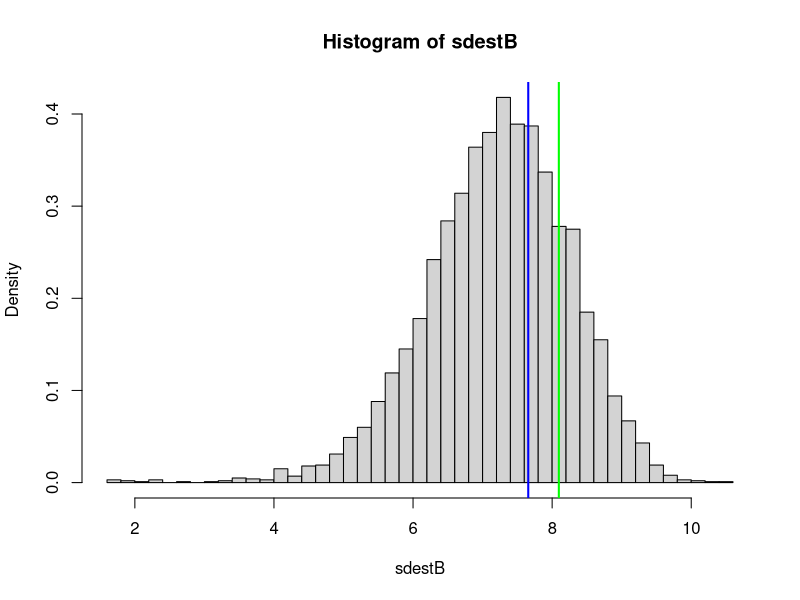
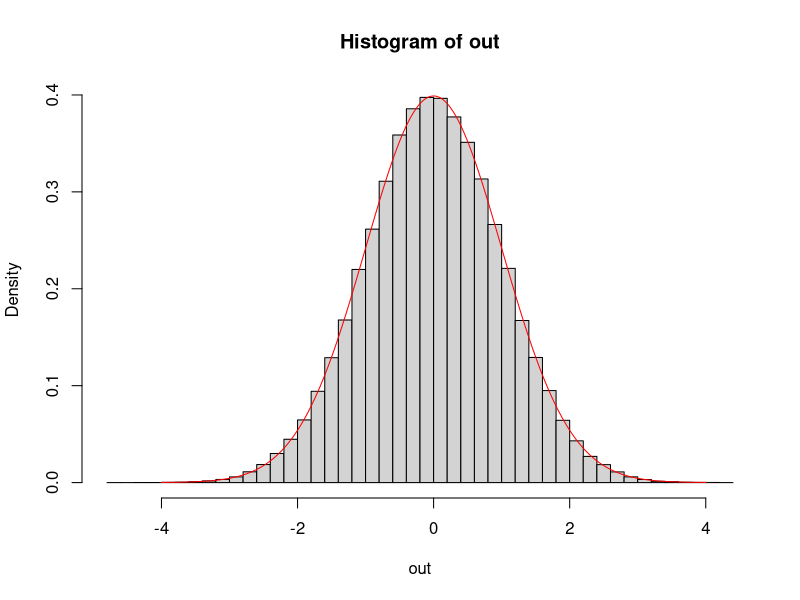
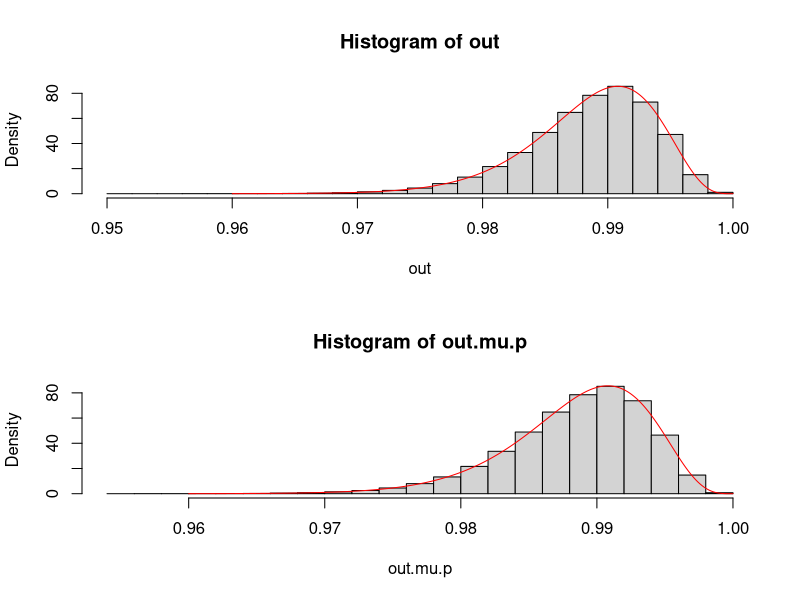
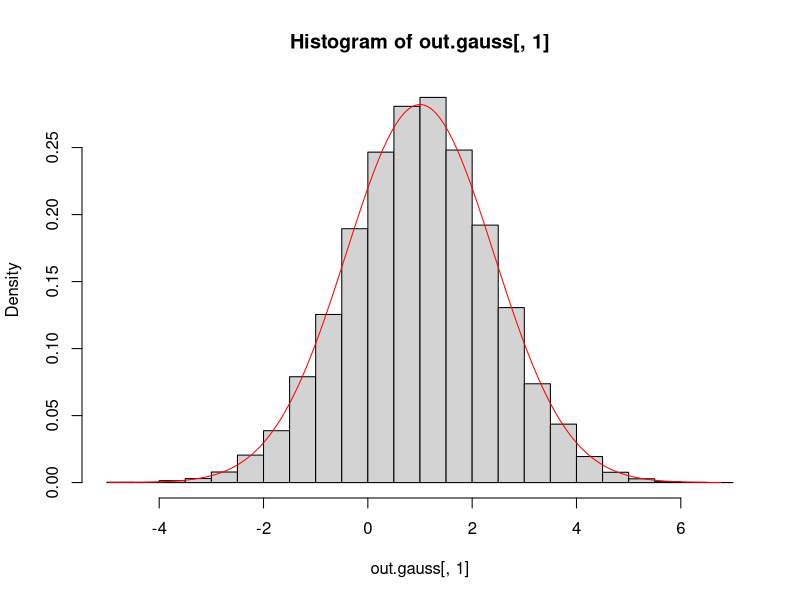
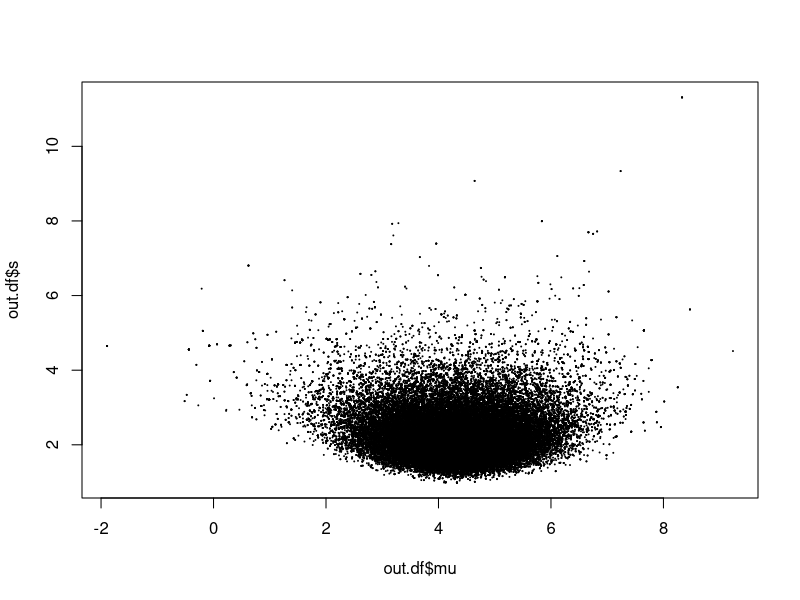

The R script that drew these images, in order:
#
# R-code for exercise set 6
#
rm(list=ls())

### Problem 0

# Bootstrap estimate for standard deviation and bias of the standard deviation
hardness <- c(168,185,164,182,169,181,172,185,172,180)
n <- length(hardness)

B <- 5000
sdestB <- numeric(B)
for(i in 1:B)
  sdestB[i] <- sd(sample(hardness,size=n,replace = TRUE))
hist(sdestB,prob=TRUE,nclass=sqrt(B)/2)
abline(v=sd(hardness),col="blue",lwd=2)
# Standard error
sd(sdestB)
# Bias
bias <- mean(sdestB)-sd(hardness)
bias
# Estimate
sd(hardness)
# Bias correted estimate
sd(hardness)-bias
abline(v=sd(hardness)-bias,col="green",lwd=2)




### Bootstrap confidence intervals for standard deviation
# Standard normal
error <- qnorm(0.975)*sd(sdestB)
lowerS <- sd(hardness)-error
upperS <- sd(hardness)+error

# Basic
lowerB <- 2*sd(hardness)-quantile(sdestB,0.975)
upperB <- 2*sd(hardness)-quantile(sdestB,0.025)

# Percentile
lowerP <- quantile(sdestB,0.025)
upperP <- quantile(sdestB,0.975)


method <- c("Standard normal","Basic","Percentile")
lowerCI <- round(as.vector(c(lowerS,lowerB,lowerP)),2)
upperCI <- round(as.vector(c(upperS,upperB,upperP)),2)
rbind(method,lowerCI,upperCI)


# Exact interval for standard deviation  under normal assumption
lowerSD <- sqrt((n-1)*sd(hardness)^2/qchisq(0.975,df=n-1))
upperSD <- sqrt((n-1)*sd(hardness)^2/qchisq(0.025,df=n-1))


method <- c("Standard normal","Basic","Percentile","Exact")
lowerCI <- round(as.vector(c(lowerS,lowerB,lowerP,lowerSD)),2)
upperCI <- round(as.vector(c(upperS,upperB,upperP,upperSD)),2)
rbind(method,lowerCI,upperCI)


# The same using the using the boot function (see appendix B1)
library(boot)
sdestfunc <- function(data,i)   # Need to write the estimator like this to use the boot function
  sd(data[i])
boot.obj <- boot(data=hardness,statistic = sdestfunc,R=5000)
boot.obj
boot.ci(boot.obj,type=c("norm","basic","perc","bca"))




#
# Problem 1
#

# new or changed lines are marked with #NEW#

# general 1d Gaussian proposal random walk MH
oneD.RWMH.mod <- function(lprob, #notice log-density kernel!
                      sigma=1.0,
                      theta1=0.0,
                      n.iter=10000){
  # space for output
  output <- numeric(n.iter)
  # first iterate given
  output[1] <- theta1
  lp.old <- lprob(theta1)  #NEW# evaluate at first iterate
  # main iteration loop
  for(t in 2:n.iter){
    # proposal
    thetaStar <- output[t-1] + rnorm(1,sd=sigma)
    # accept probability, for numerical stability we compute
    lp.star <- lprob(thetaStar) #NEW# evaluate at proposal
    # the log-accept prob, and then take exp
    alpha <- exp(min(0.0,lp.star-lp.old)) #NEW# use precalculated lprobs
    # accept/reject step
    if(runif(1)<alpha && is.finite(alpha)){
      output[t] <- thetaStar
      lp.old <- lp.star #NEW# update, "this iteration will be the old in next iteration"
    } else {
      output[t] <- output[t-1]
    }
  }
  print(paste0("RWMH done, accept prob : ",mean(abs(diff(output))>1.0e-14)))
  return(output)
} 

# test the modified implementation using standard normal
# target distribution
lprob <- function(x){return(-0.5*x^2)}
# run with many iterations
out <- oneD.RWMH.mod(lprob,sigma=2.4,theta1=0.0,n.iter=500000)
hist(out,probability = TRUE,breaks=50)
xg <- seq(from=-4,to=4,length.out = 1000)
lines(xg,dnorm(xg),col="red") 
# I.e. looks like nothing was broken...


#
# Problem 2
#

# p-target
lprob.p <- function(p){
  if(p<0.0 || p>1.0) return(-1e100) 
  return(431.0*log(p) + 4.0*log(1.0-p))
}
# run RWMH and compare to reference
out <- oneD.RWMH.mod(lprob.p,sigma=0.02,theta1=0.99,n.iter=500000)
# sigma = 0.02 seems like a good choice
par(mfrow=c(2,1))
hist(out,probability = TRUE)
xg <- seq(from=0.96,to=1.0,length.out = 1000)
lines(xg,dbeta(xg,shape1=432,shape2=5),col="red")
# looks correct, 

# mu-target
lprob.mu <- function(mu){
  if(mu<0.0) return(-1.0e100)
  return(431.0*log(mu/(1.0+mu)) - 6.0*log(1.0+mu))
}

out.mu  <- oneD.RWMH.mod(lprob.mu,sigma=150.0,theta1=0.99/(1.0-0.99),n.iter=500000)
# sigma=150 seems like a reasonable choice


#inverse transformation to obtain p from mu:
out.mu.p <- out.mu/(1.0+out.mu)

# plot transformed samples
hist(out.mu.p,probability = TRUE)
lines(xg,dbeta(xg,shape1=432,shape2=5),col="red")
# also looks correct

#
# Problem 3
#

# bivariate RWMH method
twoDRWMH <- function(lprob, # log-probability density kernel
                     Sigma=diag(2), # default proposal covariance = identity matrix
                     theta1=c(0.0,0.0), # default initial configuration
                     n.iter=10000){
  # allocate output space
  out <- matrix(0.0,n.iter,2)
  out[1,] <- theta1
  
  # store old lprob
  lp.old <- lprob(theta1)
  
  # cholesky factorization of Sigma for fast sampling
  L <- t(chol(Sigma)) #lower triangular factor
  
  # accept counter
  Nacc <- 0
  # main iteration loop
  for(i in 2:n.iter){
    # proposal
    thetaStar <- out[(i-1),] + L%*%rnorm(2)
    
    # evaluate
    lp.star <- lprob(thetaStar)
    
    # accept prob
    alpha <- exp(min(0.0,lp.star-lp.old))
    
    # accept/reject
    if(runif(1)<alpha && is.finite(alpha)){
      # accept
      out[i,] <- thetaStar
      lp.old <- lp.star
      Nacc <- Nacc+1
    } else {
      out[i,] <- out[(i-1),]      
    }
  } # main iteration loop
  
  print(paste0("RWMH done, accept rate : ",Nacc/(n.iter-1)))
  return(out)
} # function

# tests of the function

P <- matrix(c(1,1,1,2),2,2)
m <- c(1.0,-1.0)
Pinv <- solve(P)

### test 1 - bivariate normal distribution
lp_gauss <- function(x){return(-0.5*t(x-m)%*%P%*%(x-m))}

out.gauss <- twoDRWMH(lp_gauss,Sigma=2.4*Pinv,
                      theta1 = m,n.iter=100000)
# estimated mean
colMeans(out.gauss) 
m

# estimated covariance
cov(out.gauss)
Pinv

# check x1 marginal (should N(m[1],Pinv[1,1])) 
par(mfrow=c(1,1))
hist(out.gauss[,1],probability = TRUE)
xg <- seq(from=min(out.gauss[,1]),to=max(out.gauss[,1]),length.out = 1000)
lines(xg,dnorm(xg,mean=m[1],sd=sqrt(Pinv[1,1])),col="red")

### test 2 - t-distribution

lp_t <- function(x){return(-3.0*log(1.0+0.25*t(x-m)%*%P%*%(x-m)))}

out.t <- twoDRWMH(lp_t,Sigma=3.0*Pinv,
                      theta1 = m,n.iter=100000)
# check mean (should be = m)
colMeans(out.t) 
m

# check covariance (should be nu/(nu-2)*Pinv = 2*Pinv)
cov(out.t)
2*Pinv


#
#  Problem 4
#

# from exercise text
y <- c(1.2, 6.3, 5.4, 3.4, 7.5, 4.8, 1.9)
lprob <- function(theta){
  mu <- theta[1]
  tau <- theta[2] 
  if(tau<0.0) return(-1e100) # log target effectively - infinity for negative tau
  s.dev <- sqrt(1.0/tau)
  loglike <- sum(dnorm(y,mean=mu,sd=s.dev,log=TRUE)) 
  mu.log.pri <- dnorm(mu,mean=0,sd=10,log=TRUE) 
  tau.log.pri <- -tau # = log(exp(-tau)) 
  return(loglike+mu.log.pri+tau.log.pri) 
}

# run RWMH sampler from previous point
Sig <- matrix(c(0.8,0.0,0.0,0.014),2,2) # obtained from initial run with identity proposal cov
out.mu.tau <- twoDRWMH(lprob=lprob,Sigma=2.0*Sig,theta1 = c(mean(y),1.0/var(y)),n.iter = 100000)
# OK tuning

# make data frame for easier presentation
out.sigma <- 1.0/sqrt(out.mu.tau[,2])
out.df <- data.frame(out.mu.tau,out.sigma)
colnames(out.df) <- c("mu","tau","s")
# print summary statistics
summary(out.df)
# print standard deviations
print("standard deviations : ")
sqrt(diag(var(out.df)))


#scatterplot
plot(out.df$mu,out.df$s,pch=20,cex=0.1)

# credible interval for s
CI <- quantile(out.df$s,probs = c(0.025,0.975))
CI
